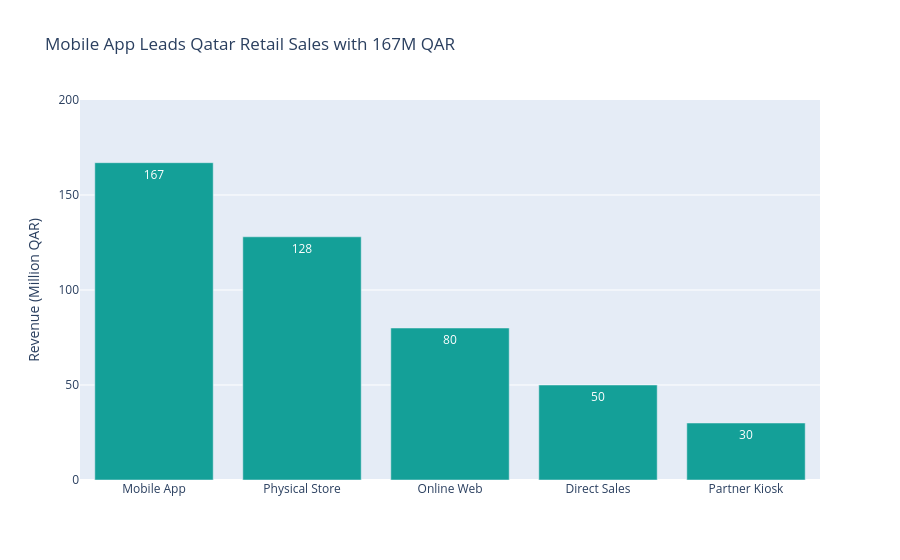

Notebook code for this chart:
### Code cell
# --- Plotly Express Implementation: Interactive Bar Chart ---
fig = px.bar(
    channel_totals, 
    x="channel", 
    y="revenue_million_qar", 
    text_auto=".0f",
    title="Mobile App Leads Qatar Retail Sales with 167M QAR",
    labels={"channel": "", "revenue_million_qar": "Revenue (Million QAR)"}
)

# Single intentional color and honest zero baseline
fig.update_traces(marker_color="#14A098")
fig.update_yaxes(range=[0, 200])
fig.show()

### Figure 1 — Plotly figure (JSON) as saved in the notebook; plotly's stock layout.template omitted (floating-point values rounded to 4 significant figures)
{"data": [{"hovertemplate": "=%{x}<br>Revenue (Million QAR)=%{y}<extra></extra>", "legendgroup": "", "marker": {"color": "#14A098", "pattern": {"shape": ""}}, "name": "", "orientation": "v", "showlegend": false, "textposition": "auto", "texttemplate": "%{y:.0f}", "type": "bar", "x": ["Mobile App", "Physical Store", "Online Web", "Direct Sales", "Partner Kiosk"], "xaxis": "x", "y": [167.0, 128.0, 80.0, 50.0, 30.0], "yaxis": "y"}], "layout": {"barmode": "relative", "legend": {"tracegroupgap": 0}, "title": {"text": "Mobile App Leads Qatar Retail Sales with 167M QAR"}, "xaxis": {"anchor": "y", "domain": [0, 1], "title": {"text": ""}}, "yaxis": {"anchor": "x", "domain": [0, 1], "range": [0, 200], "title": {"text": "Revenue (Million QAR)"}}}}
